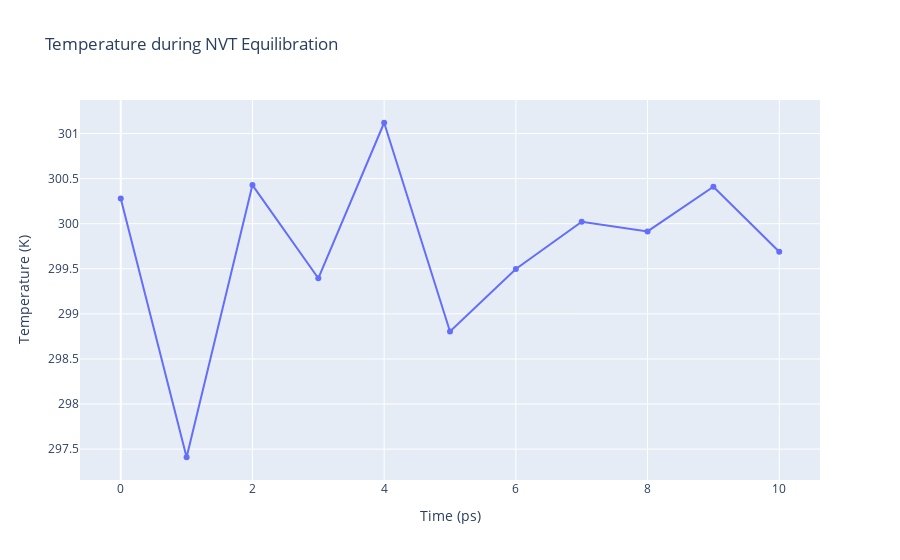

Notebook source saved alongside this figure:
### Code cell
# Read temperature data from file 
with open(output_nvt_temp_xvg,'r') as temperature_file:
    x,y = map(
        list,
        zip(*[
            (float(line.split()[0]),float(line.split()[1]))
            for line in temperature_file 
            if not line.startswith(("#","@")) 
        ])
    )

plotly.offline.init_notebook_mode(connected=True)

fig = ({
    "data": [go.Scatter(x=x, y=y)],
    "layout": go.Layout(title="Temperature during NVT Equilibration",
                        xaxis=dict(title = "Time (ps)"),
                        yaxis=dict(title = "Temperature (K)")
                       )
})

plotly.offline.iplot(fig)

### Figure 1 — Plotly figure (JSON) as saved in the notebook; plotly's stock layout.template omitted (floating-point values rounded to 4 significant figures)
{"data": [{"type": "scatter", "x": [0, 1, 2, 3, 4, 5, 6, 7, 8, 9, 10], "y": [300.3, 297.4, 300.4, 299.4, 301.1, 298.8, 299.5, 300.0, 299.9, 300.4, 299.7]}], "layout": {"autosize": true, "title": {"text": "Temperature during NVT Equilibration"}, "xaxis": {"autorange": true, "range": [-0.5928, 10.59], "title": {"text": "Time (ps)"}, "type": "linear"}, "yaxis": {"autorange": true, "range": [297.1, 301.4], "title": {"text": "Temperature (K)"}, "type": "linear"}}}
